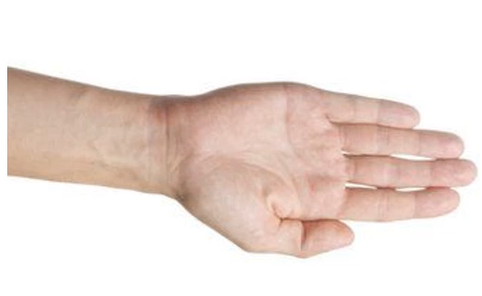
#> input picture paper-template.png, 482 x 296 px
$ python teste.py
#> lines starting #> are read from the running program, lines starting #| are printed output that depends on the picture; after the words box and inside, x2 and y2 are one past the last pixel; in counts of white or black regions, pixels touching at a corner belong together
import cv2
#import mediapipe
import time
import numpy as np

# templates
paper = cv2.imread('paper-template.png',0)
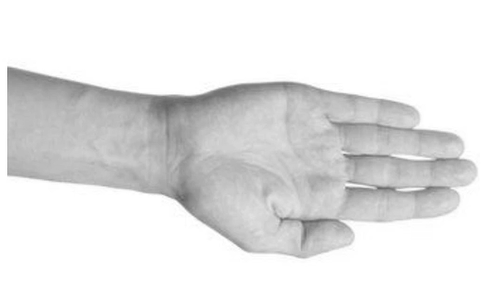
#> paper: shape (296, 482); min 98, max 255, mean 227.4
scissors = cv2.imread('scissors-template.png',0)
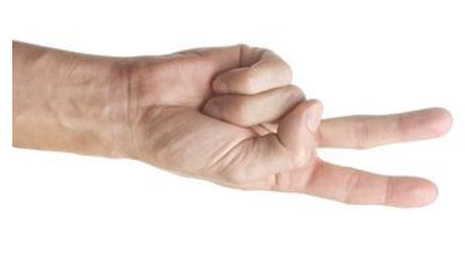
#> input picture scissors-template.png, 465 x 270 px
#> scissors: shape (270, 465); min 61, max 255, mean 226
rock = cv2.imread('rock-template.png',0)
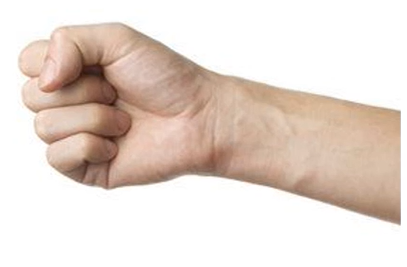
#> input picture rock-template.png, 407 x 267 px
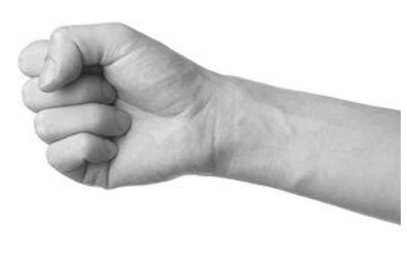
#> rock: shape (267, 407); min 34, max 255, mean 220.5

#pontuação
pontosMao1 = 0
pontosMao2 = 0

#globals
anterior1 = ""
anterior2 = ""
vencedor = ""


def processaVideo(cap):
    success, img=cap.read() #pega um frame da imagem


    img_hsv = cv2.cvtColor(img, cv2.COLOR_BGR2HSV)

    # Definição dos valores minimo e max da mascara
    image_lower_hsv = np.array([0, 18, 10])
    image_upper_hsv = np.array([180, 255, 255])

    #Cria mascara com filtros
    mask_hsv = cv2.inRange(img_hsv, image_lower_hsv, image_upper_hsv)

    #acha os contornos
    contornos, _ = cv2.findContours(mask_hsv, cv2.RETR_TREE, cv2.CHAIN_APPROX_NONE)

    ##busca das 2 maiores areas
    max_area = -1
    second_max_area = -1

    for i in range(len(contornos)):
        area = cv2.contourArea(contornos[i])
        if area>max_area:
            aux = contornos[i]
            max_area = area


    for i in range(len(contornos)):
        area2 = cv2.contourArea(contornos[i])
        if area2>second_max_area and area2<max_area:
            aux2 = contornos[i]
            second_max_area = area2

    #Recebe os moments para descobrir o X e o Y das duas maiores areas
    M1 = cv2.moments(aux)
    M2 = cv2.moments(aux2)

    cx1 = int(M1['m10']/M1['m00'])
    cy1 = int(M1['m01']/M1['m00'])

    cx2 = int(M2['m10']/M2['m00'])
    cy2 = int(M2['m01']/M2['m00'])


   #Associa a mao 1 para mão mais proxima do eixo x
    if (cx1 < cx2):
        mao1 = verificaMao(aux)
        mao2 = verificaMao(aux2)
    else:
        mao1 = verificaMao(aux2)
        mao2 = verificaMao(aux)


    validaRodada(mao1, mao2, img)

    #Desenha na tela
    text1 = pontosMao1
    text2 = pontosMao2
    text3 = vencedor
    font = cv2.FONT_HERSHEY_SIMPLEX
    cv2.putText(img, str(text1), (700,50), font,1,(0,0,0),2,cv2.LINE_AA)
    cv2.putText(img, "X", (750,50), font,1,(0,0,0),2,cv2.LINE_AA)
    cv2.putText(img, str(text2), (800,50), font,1,(0,0,0),2,cv2.LINE_AA)
    cv2.putText(img, str(text3), (600,100), font,1,(0,0,0),2,cv2.LINE_AA)


    cv2.imshow("hand gestures",img)


#Retorna jogada baseada na area do contorno
def verificaMao(mao):

    area = cv2.contourArea(mao)

    if(area > 63000 and area < 70000):
        return "papel"
    elif area < 51000 and area > 48000:
         return "tesoura"
    else:
        return "pedra"


def validaRodada(mao1, mao2, img):
    font = cv2.FONT_HERSHEY_SIMPLEX
    text1 = 'JOGADOR 1: ', (mao1)
    text2 = 'JOGADOR 2: ', (mao2)

    global anterior1, anterior2, pontosMao1, pontosMao2, vencedor

    cv2.putText(img, str(text1), (10,50), font,1,(0,0,0),2,cv2.LINE_AA)
    cv2.putText(img, str(text2), (10,150), font,1,(0,0,0),2,cv2.LINE_AA)

    #Caso tenha alteração na jogada.. valida quem ganha e soma os pontos
    if mao1 != anterior1 or mao2 != anterior2:
        if(mao1 == "tesoura" and mao2 == "papel"):
            pontosMao1 += 1
            vencedor = "Jogador 1 Venceu"
        elif(mao1 == "tesoura" and mao2 == "pedra"):
            pontosMao2 += 1
            vencedor = "Jogador 2 Venceu"
        elif(mao1 == "papel" and mao2 == "tesoura"):
            pontosMao2 += 1
            vencedor = "Jogador 2 Venceu"
        elif(mao1 == "papel" and mao2 == "pedra"):
            pontosMao1 += 1
            vencedor = "Jogador 1 Venceu"
        elif(mao1 == "pedra" and mao2 == "papel"):
            pontosMao2 += 1
            vencedor = "Jogador 2 Venceu"
        elif(mao1 == "pedra" and mao2 == "tesoura"):
            pontosMao1 += 1
            vencedor = "Jogador 1 Venceu"
        else:
            vencedor = "Empate"

        anterior1 = mao1
        anterior2 = mao2

ctime=0
ptime=0

cap=cv2.VideoCapture("pedra-papel-tesoura.mp4")

while True:

    processaVideo(cap)
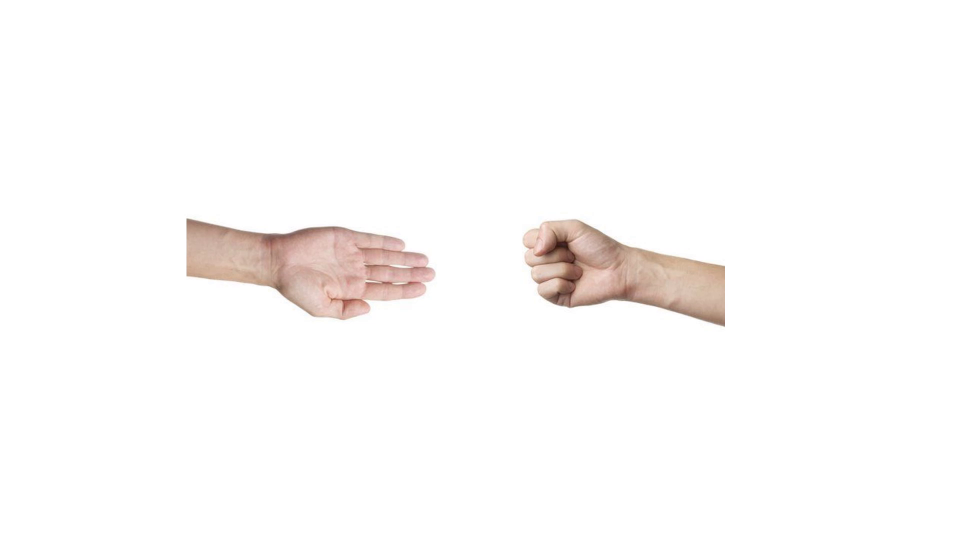
#> input picture frame 92 of pedra-papel-tesoura.mp4, 1920 x 1080 px (shown at 1/2 size)
#> in processaVideo, img is the input picture: shape (1080, 1920, 3); mean B, G, R 249.3, 250.1, 252
#> in processaVideo, `img_hsv = cv2.cvtColor(img, cv2.COLOR_BGR2HSV)`: img_hsv: shape (1080, 1920, 3); mean H, S, V 1.3, 3.4, 252
#> in processaVideo, `mask_hsv = cv2.inRange(img_hsv, image_lower_hsv, image_upper_hsv)`:
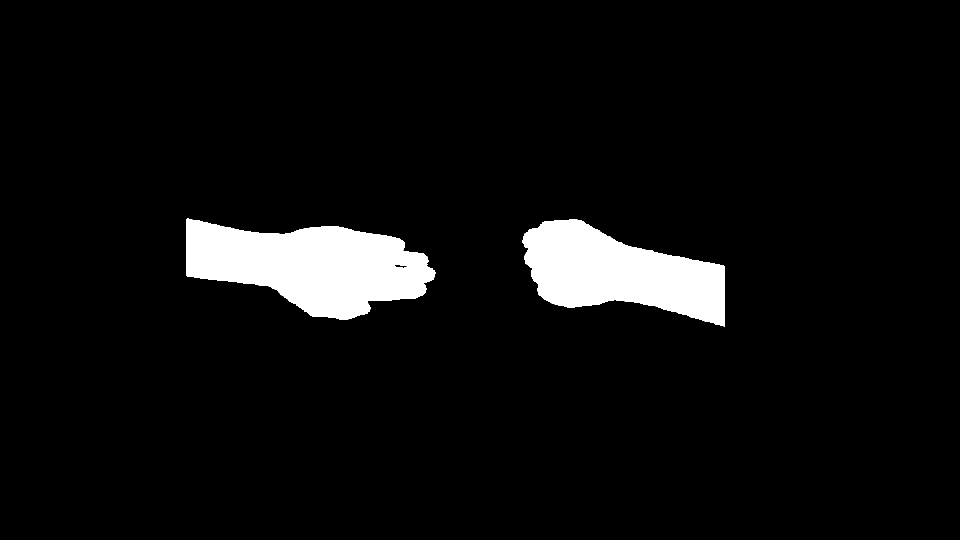
#> mask_hsv: shape (1080, 1920) (shown at 1/2 size); 5.6% white; 2 white regions
#> in processaVideo, `contornos, _ = cv2.findContours(mask_hsv, cv2.RETR_TREE, cv2.CHAIN_APP..`: contornos = 4 contours, 1 with area under 20; largest, box (x1, y1, x2, y2) and area: (372, 437, 872, 640) 63366, (1045, 438, 1450, 654) 51500, (789, 529, 815, 537) 96
#> the loop in processaVideo, `for i in range(len(contornos)):` made 4 passes
#> (area, max_area) on passes 1 to 2: (51499.5, 51499.5), (63366, 63366)
#> area on pass 4: 95.5
#> after the loop in processaVideo, `for i in range(len(contornos)):`: aux = contour of 1278 points, box (x1, y1, x2, y2) (372, 437, 872, 640), area 63366; max_area = 63366
#> the loop in processaVideo, `for i in range(len(contornos)):` made 4 passes
#> area2 on passes 2, 4: 63366, 95.5
#> after the loop in processaVideo, `for i in range(len(contornos)):`: aux2 = contour of 1101 points, box (x1, y1, x2, y2) (1045, 438, 1450, 654), area 51500; second_max_area = 51499.5
#> in processaVideo, `M1 = cv2.moments(aux)`: M1 = moments, m00 63366, centre m10/m00, m01/m00 = (621.7, 531.3)
#> in processaVideo, `M2 = cv2.moments(aux2)`: M2 = moments, m00 51499.5, centre m10/m00, m01/m00 = (1238.7, 545.4)
#> in processaVideo, `cx1 = int(M1['m10']/M1['m00'])`: cx1 = 621
#> in processaVideo, `cy1 = int(M1['m01']/M1['m00'])`: cy1 = 531
#> in processaVideo, `cx2 = int(M2['m10']/M2['m00'])`: cx2 = 1238
#> in processaVideo, `cy2 = int(M2['m01']/M2['m00'])`: cy2 = 545
#> in verificaMao, `area = cv2.contourArea(mao)`: area = 63366
#> in processaVideo, `mao1 = verificaMao(aux)`: mao1 = 'papel'
#> in processaVideo, `mao2 = verificaMao(aux2)`: mao2 = 'pedra'
#> in processaVideo, `cv2.putText(img, str(text1), (700,50), font,1,(0,0,0),2,cv2.LINE_AA)`: img: shape (1080, 1920, 3); mean B, G, R 248.6, 249.4, 251.3
#> in processaVideo, `cv2.putText(img, "X", (750,50), font,1,(0,0,0),2,cv2.LINE_AA)`: img: shape (1080, 1920, 3); mean B, G, R 248.6, 249.4, 251.2
#> in processaVideo, `cv2.putText(img, str(text2), (800,50), font,1,(0,0,0),2,cv2.LINE_AA)`: img: shape (1080, 1920, 3); mean B, G, R 248.6, 249.4, 251.2
#> in processaVideo, `cv2.putText(img, str(text3), (600,100), font,1,(0,0,0),2,cv2.LINE_AA)`:
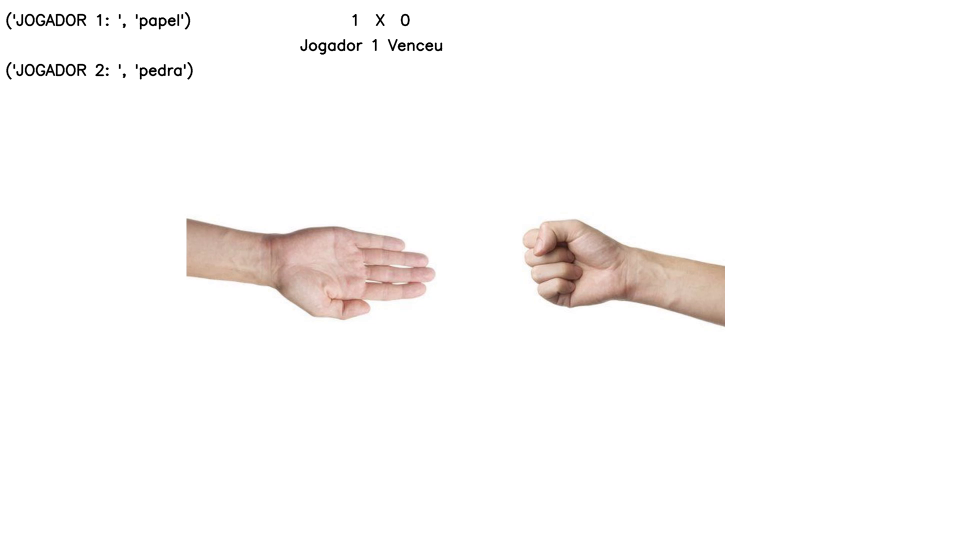
#> img: shape (1080, 1920, 3) (shown at 1/2 size); mean B, G, R 248.3, 249.1, 251


    #press q to quit
    if cv2.waitKey(1) == ord('q'):
#> (key q is pressed here)
        break


cap.release()
cv2.destroyAllWindows()
